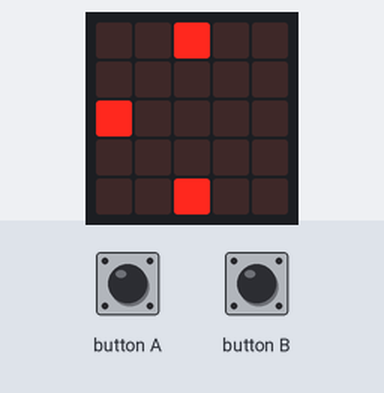
Recording of a program running on a simulated BBC micro:bit running MicroPython. On the bench: the board's 5×5 LED display. Inputs (shaded band) come from the test bench. A reset restarts the program; the 48×5 strip is a reading aid, not a part: it shows the text the display is scrolling, unrolled, one strip-width of it at a time.

Above: at 10.84 s.
11.5 s: button B pressed for 0.15 s
At 11.78 s:
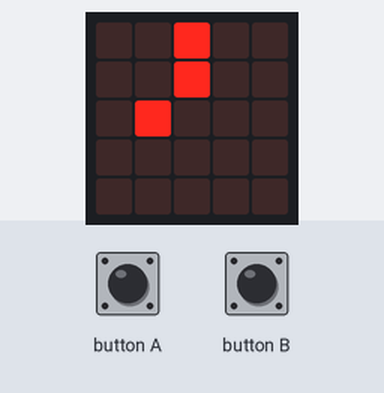
At 32.4 s:
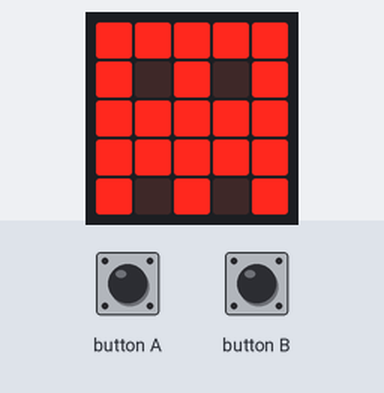

Measured:
- after the input at 11.5 s, the display: changes after 0.13 s (image 1)

The program:

crossyStreet.py
```python
from microbit import *
import machine


class Car:
    """
    Car which moves vertically up and down the screen
    """
    def __init__(self):
        self.x = 2
        self.y = -1

    def get_positions(self):
        return ((self.x, self.y), (self.x, self.y + 1 if self.y < 4 else 0))

    def move(self):
        self.y = (self.y + 1) % 5

    def draw(self):
        for x, y in self.get_positions():
            display.set_pixel(x, y, 9)


class Player:
    """
    Left-right moving player which can be controlled with buttons
    """
    RIGHT = 1
    LEFT = -1
    STOPPED = 0
    LEFT_EDGE = 0
    RIGHT_EDGE = 4

    def __init__(self):
        self.alive = True
        self.score = 0
        self.just_scored = False
        self.x = self.LEFT_EDGE
        self.y = 2
        self.direction = self.STOPPED

    def get_position(self):
        return (self.x, self.y)

    def die(self):
        self.alive = False
        i = 2
        while(i < 10):
            display.show(Image.ALL_CLOCKS, delay = i * 10)
            sleep(75)
            display.scroll(str(self.score))
            sleep(75)
            display.show(Image.ALL_CLOCKS, delay = i * 2)
            sleep(75)
            i += 1

        display.show(Image.GHOST)
        sleep(5000)
        machine.reset()

    def move(self):
        """
        Move the player one step further in their
        current direction
        """
        self.just_scored = False
        self.x += self.direction
        if self.x in (self.LEFT_EDGE, self.RIGHT_EDGE):
            # Player reached the edge - another run survived!
            if self.direction != self.STOPPED:
                self.score += 1
                self.just_scored = True

            self.direction = self.STOPPED

    def draw(self):
        display.set_pixel(self.x, self.y, 9)

    def act_on_input(self):
        # If we're standing still, look for a button press.
        if self.direction == self.STOPPED:
            if button_b.was_pressed() and self.x == self.LEFT_EDGE:
                self.direction = self.RIGHT

            elif button_a.was_pressed() and self.x == self.RIGHT_EDGE:
                self.direction = self.LEFT


class Game:
    def __init__(self):
        display.scroll("crossy street")
        self.car = Car()
        self.player = Player()
        self.frame_rate = 7

    def detect_collisions(self):
        """
        Have the player and the car collided?
        """
        return self.player.get_position() in self.car.get_positions()

    def do_frame(self):
        """
        Called once per frame to advance the game state
        """
        # Adjust the speed as the player's score gets higher
        # (But don't let it exceed the actual frame rate)
        if self.player.score % 2 == 0:
            self.frame_rate = max(7, min(15, self.player.score))

        if self.player.alive:
            display.clear()

            self.car.move()
            self.player.act_on_input()
            self.player.move()

            if self.detect_collisions():
                self.player.die()
            else:
                self.car.draw()
                self.player.draw()


game = Game()
while True:
    timestamp = running_time()

    game.do_frame()

    # Keep the frame rate consistent
    new_timestamp = running_time()
    time_taken = (new_timestamp - timestamp)
    interval = 1000 // game.frame_rate
    if time_taken < interval:
        sleep(interval - time_taken)
    timestamp = new_timestamp
```
